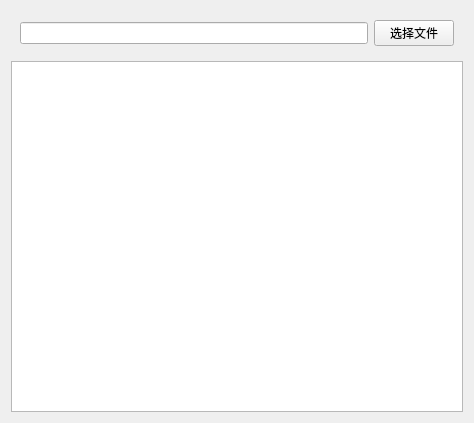
<?xml version="1.0" encoding="UTF-8"?>
<ui version="4.0">
 <class>Widget</class>
 <widget class="QWidget" name="Widget">
  <property name="geometry">
   <rect>
    <x>0</x>
    <y>0</y>
    <width>474</width>
    <height>423</height>
   </rect>
  </property>
  <property name="windowTitle">
   <string>Widget</string>
  </property>
  <layout class="QVBoxLayout" name="verticalLayout">
   <item>
    <widget class="QWidget" name="widget" native="true">
     <layout class="QHBoxLayout" name="horizontalLayout">
      <item>
       <widget class="QLineEdit" name="lineEdit"/>
      </item>
      <item>
       <widget class="QPushButton" name="pushButton">
        <property name="text">
         <string>选择文件</string>
        </property>
       </widget>
      </item>
     </layout>
    </widget>
   </item>
   <item>
    <widget class="QTextEdit" name="textEdit"/>
   </item>
  </layout>
 </widget>
 <resources/>
 <connections/>
</ui>
